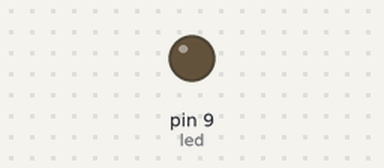
A sketch run on a simulated Arduino Uno, built with avr-gcc and run on an emulated ATmega328P. Shown: output pins drawn as LEDs (lit = HIGH).

Above: at 0.05 s.
At 5.85 s:
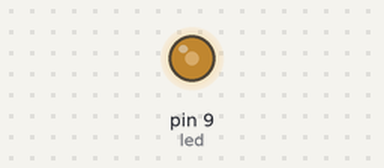
At 11.75 s:
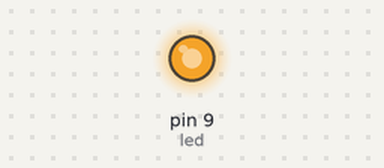
At 23.45 s:
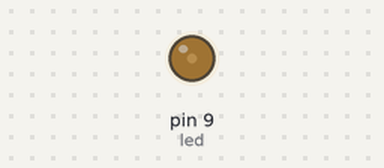
Timing chart, 0 to 33.8 s (numbered marks = the images above):
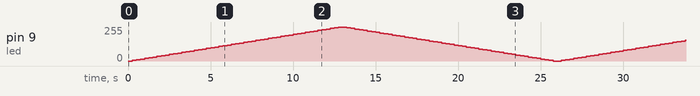

The sketch:

3rd_project_code.ino
```cpp
int i;
int led=9;
void setup() {
pinMode(led,OUTPUT);
}

void loop() {
  for(i=0;i<=255;i+=5)
  {
    analogWrite(led,i);
    delay(250);
  }
    for(i=255;i>=0;i-=5)
  {
    analogWrite(led,i);
    delay(250);
  }
}
```
